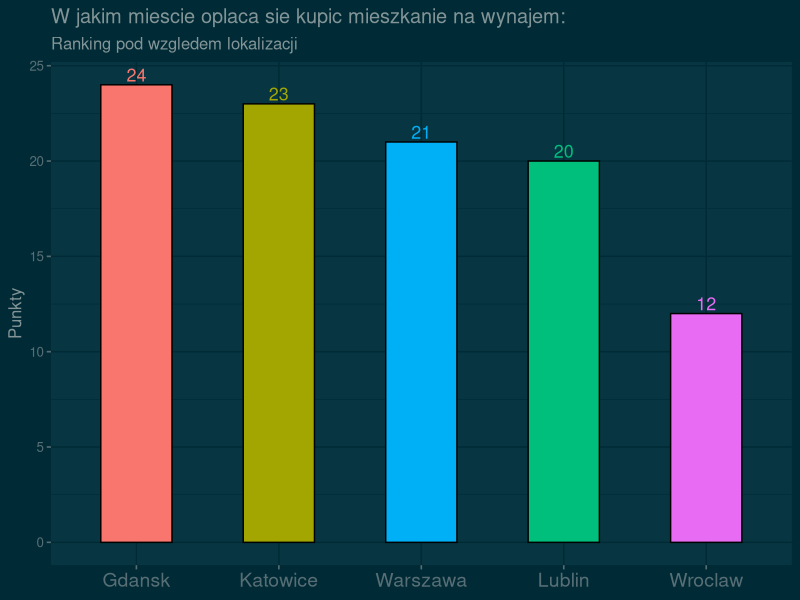
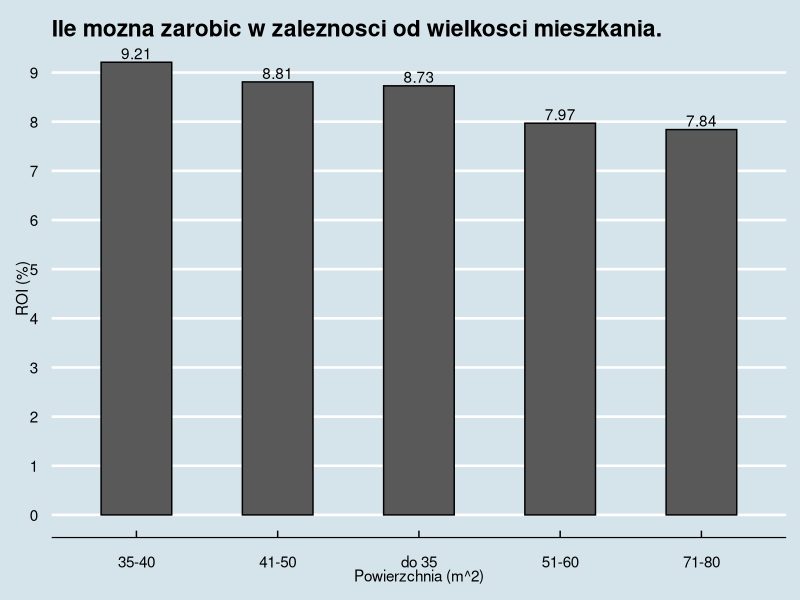

Write the R code that produced these figures, in order.
## ---- chunk 1
library("ggplot2")
library("ggthemes")
library("data.table")

points_scale <- 0:25
Miasta <- c("Gdansk", "Katowice", "Warszawa", "Lublin", "Wroclaw")
Punkty <- c(24,23,21,20,12)
data <- data.frame(Miasta,Punkty)
## ---- chunk 2
theme_set(theme_solarized_2(light=FALSE))
g <- ggplot(data, aes(x = reorder(Miasta, -Punkty),
                      y = Punkty, group = Miasta, fill = Miasta))
g + geom_bar(stat="identity", colour = "black", width = 0.5) + 
  theme(axis.text.x = element_text(size=14),axis.title.x=element_blank()) +
  labs(title="W jakim miescie oplaca sie kupic mieszkanie na wynajem:", 
       subtitle="Ranking pod wzgledem lokalizacji") +
  geom_text(aes(label=Punkty, color = Miasta, size = 10),
            position=position_dodge(width=0.9), vjust=-0.25) +
  theme(legend.position="none")
## ---- chunk 3
Wielkość <- c("35-40", "41-50", "do 35", "51-60", "71-80")
ROI <- c(9.21, 8.81, 8.73, 7.97, 7.84)
data <- data.frame(Wielkość,ROI)
## ---- chunk 4
theme_set(theme_economist())
g <- ggplot(data, aes(x = reorder(Wielkość, -ROI), y=ROI))
g + geom_bar(stat="identity", colour = "black", width = 0.5) + 
  scale_x_discrete(name ="Powierzchnia (m^2)") +
  scale_y_continuous(breaks = seq(0, 9, by = 1.0)) +
  ylab("ROI (%)")+
  labs(title="Ile mozna zarobic w zaleznosci od wielkosci mieszkania.") +
  geom_text(aes(label=ROI), position=position_dodge(width=0.9), vjust=-0.25) 
